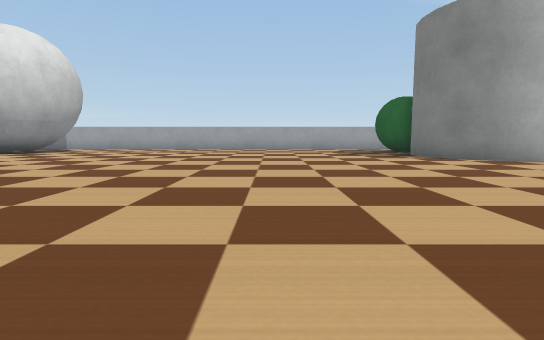
view 1 (above)

16 first-person views from a walk through a Webots world. The camera is 0.03 m above the floor, tilts 6° down and sees 80° across. The floor is counted in squares, 0.05 m on a side. Each view is taken from the middle of a square. On the plan, view 1 faces up. The plan holds only what a view shows up to about 9 squares ahead; the rest is blank. Robots are left out. Webots' stock objects and surfaces are drawn as simple stand-ins.

view 2
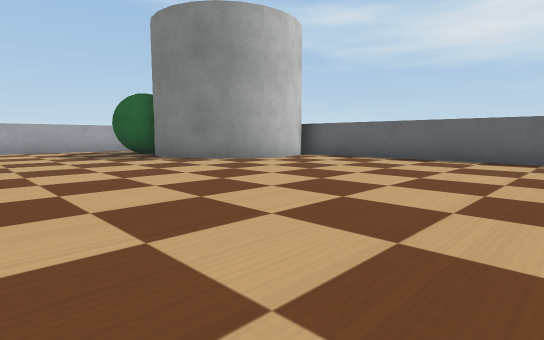

view 3
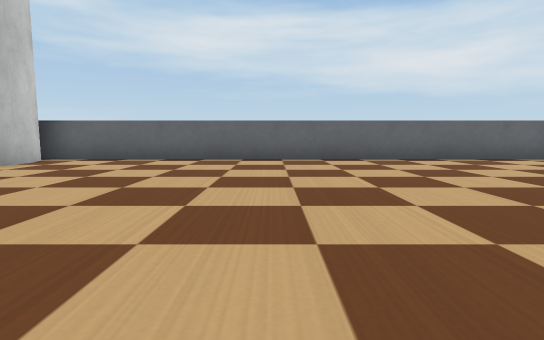

view 4
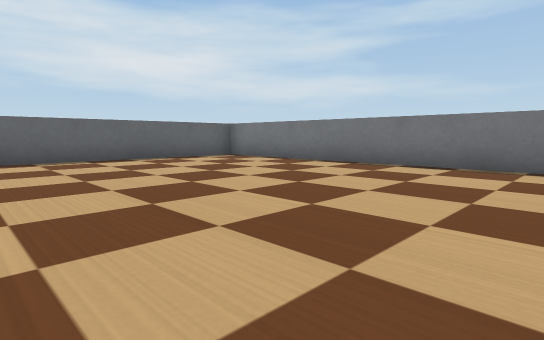

view 5
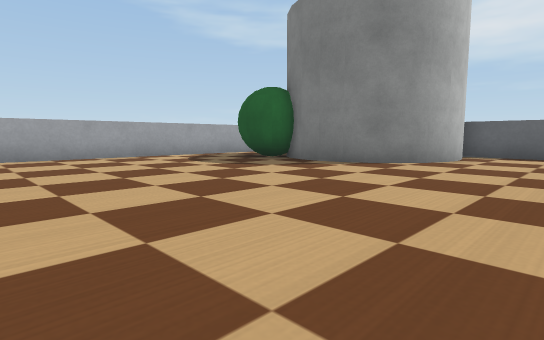

view 6
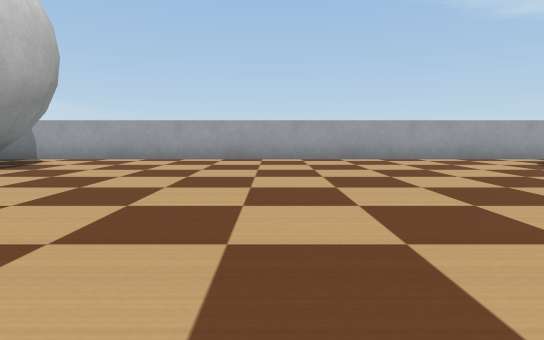

view 7
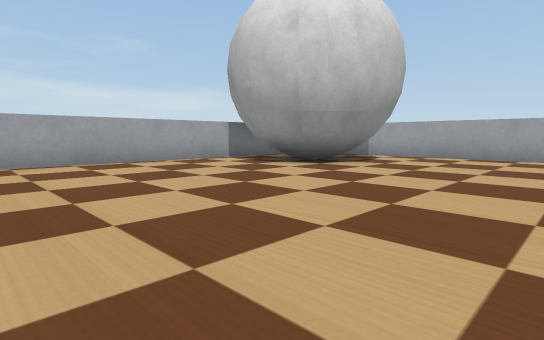

view 8
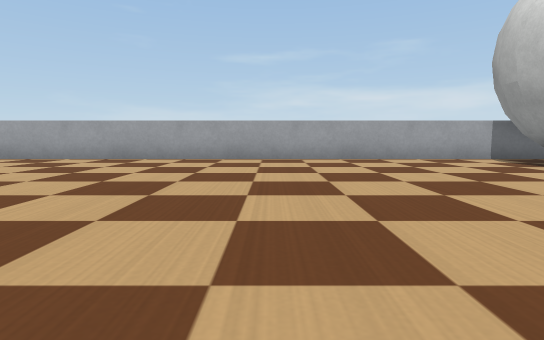

view 9
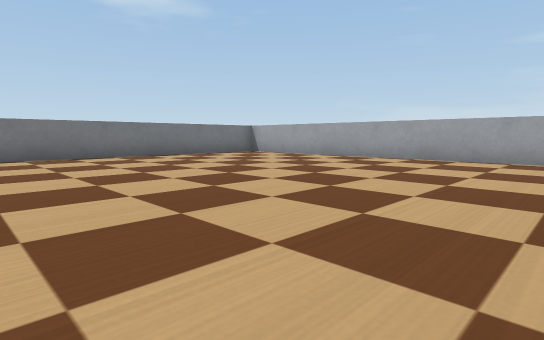

view 10
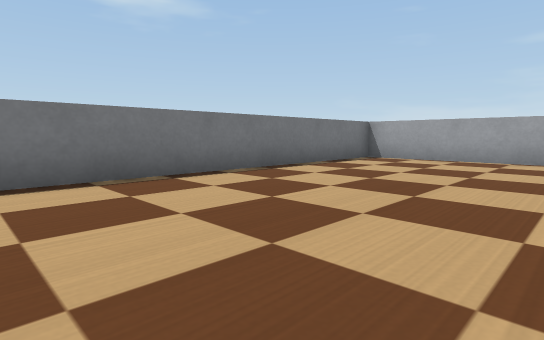

view 11
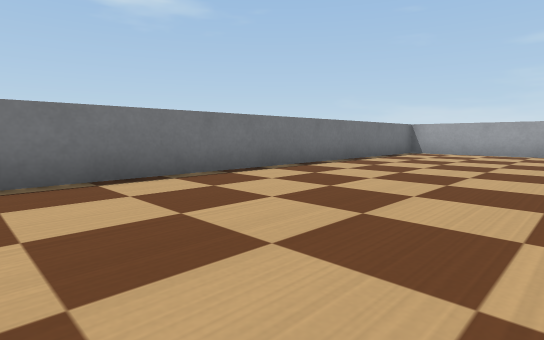

view 12
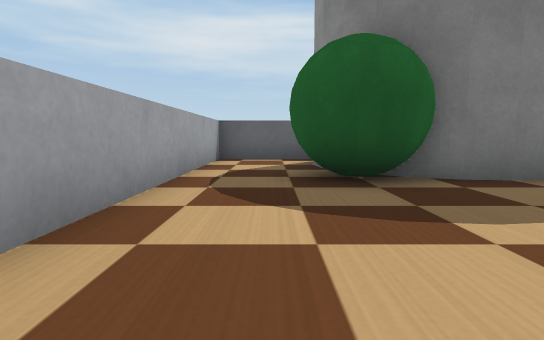

view 13
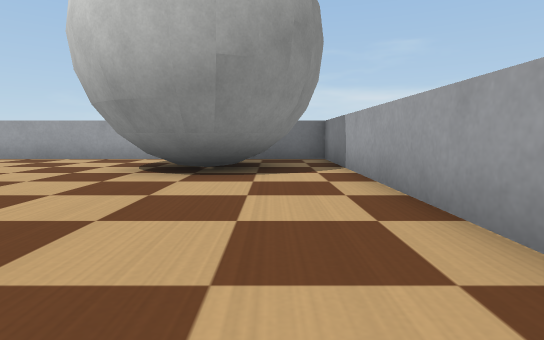

view 14
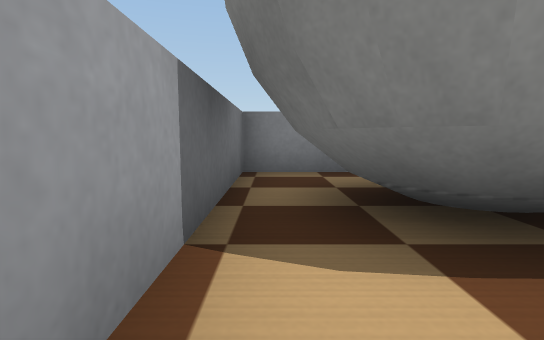

view 15
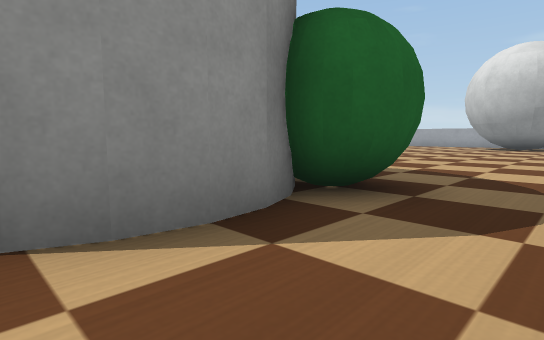

view 16
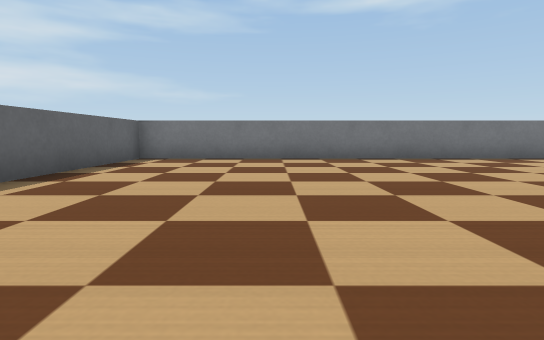

### Floor plan
Key: @ floor where view 1 was taken; # wall or solid block; . floor; P flower pot; A apple; B ball.
Columns run from 12 left of view 1 to 9 right of it. Each row starts with its distance up from view 1.
 15 ######################
 14 #....................#
 13 #. BB............A...#
 12 #BBBB...........AAAPP#
 11 #BBBB...........AA
 10 #.BB............PP
  9 #................P
  8 #................PP P#
  7 #..................P.#
  6 #....................#
  5 #....................#
  4 #....................#
  3 #....................#
  2 #....................#
  1 #......... ..........#
  0 #.........  @........#
 -1 #....................#
 -2 #....................#
 -3 #....................#
 -4 #....................#
 -5 #....................#
 -6 ######################

Positions as (right, up) in squares from view 1, and headings:
1: (0, 0), facing up
2: (0, 1), facing up-right
3: (0, 2), facing right
4: (0, 1), facing down-right
5: (-2, 5), facing up-right
6: (-3, 6), facing up
7: (-4, 5), facing up-left
8: (-3, 5), facing left
9: (-3, 4), facing down-left
10: (-3, -1), facing down-left
11: (0, -1), facing down-left
12: (0, 13), facing right
13: (-3, 13), facing left
14: (-11, 9), facing up
15: (8, 14), facing down-left
16: (5, 3), facing down
